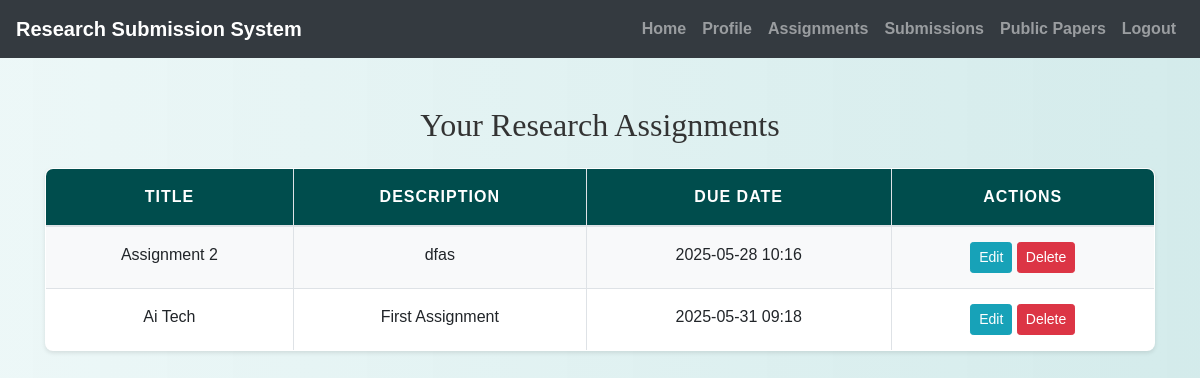
/faculty/manage_assignments.php (signed in), run on the app's committed database.
### tables this page shows
CREATE TABLE `researchassignments` (
  `assignment_id` int(11) NOT NULL,
  `title` varchar(255) NOT NULL,
  `description` text DEFAULT NULL,
  `created_by` int(11) NOT NULL,
  `due_date` datetime NOT NULL,
  `created_at` timestamp NOT NULL DEFAULT current_timestamp(),
  `updated_at` timestamp NOT NULL DEFAULT current_timestamp() ON UPDATE current_timestamp()
);

### faculty/manage_assignments.php (the view, shortened to what this page needs)
<?php
include('config.php');
$user_id = $_SESSION["id"];
$stmt = mysqli_prepare($conn, "SELECT assignment_id, title, description, due_date FROM ResearchAssignments WHERE created_by = ? ORDER BY created_at DESC");
mysqli_stmt_bind_param($stmt, "i", $user_id);
mysqli_stmt_execute($stmt);
$result = mysqli_stmt_get_result($stmt);
?>
<!DOCTYPE html>
<html>
<head>
    <link rel="stylesheet" href="https://maxcdn.bootstrapcdn.com/bootstrap/4.5.2/css/bootstrap.min.css">
    <link rel="stylesheet" href="../css/style.css">
</head>
<body>
<?php include('navbar.php'); ?>
<div class="container mt-5 mb-5">
            <h2 class="mb-4">Your Research Assignments</h2>
            <?php if (mysqli_num_rows($result) > 0): ?>
                <table class="table table-bordered">
                    <thead>
                        <tr>
                            <th>Title</th>
                            <th>Description</th>
                            <th>Due Date</th>
                            <th>Actions</th>
                        </tr>
                    </thead>
                    <tbody>
                    <?php while ($row = mysqli_fetch_assoc($result)): ?>
                        <tr>
                            <td><?= htmlspecialchars($row['title']) ?></td>
                            <td><?= htmlspecialchars($row['description']) ?></td>
                            <td><?= date('Y-m-d H:i', strtotime($row['due_date'])) ?></td>
                            <td>
                                <button class="btn btn-sm btn-info" onclick="openEditModal(<?= $row['assignment_id'] ?>, '<?= htmlspecialchars(addslashes($row['title'])) ?>', '<?= htmlspecialchars(addslashes($row['description'])) ?>', '<?= date('Y-m-d\TH:i', strtotime($row['due_date'])) ?>')">Edit</button>
                                <a href="?delete=<?= $row['assignment_id'] ?>" onclick="return confirm('Are you sure you want to delete this assignment?');" class="btn btn-sm btn-danger">Delete</a>
                            </td>
                        </tr>
                    <?php endwhile; ?>
                    </tbody>
                </table>
            <?php else: ?>
                <p>No assignments found.</p>
            <?php endif; ?>
        </div>
</body>
</html>

### css/style.css (style rules this page uses)
body { background: linear-gradient(90deg, rgba(233, 246, 246, 0.831), rgba(207, 233, 233, 0.9)); font-family: 'Arial', sans-serif; color: #333; line-height: 1.6; }
h1, h2, h3, h4 { text-align: center; margin-top: 30px; margin-bottom: 30px; font-family: 'Georgia', serif; }
.container { margin-bottom: 40px; }
.table { width: 100%; border-collapse: collapse; margin-top: 20px; font-size: 16px; background-color: #ffffff; border-radius: 8px; overflow: hidden; box-shadow: 0 2px 4px rgba(0, 0, 0, 0.1); }
.table th, .table td { padding: 15px; border: 1px solid #dee2e6; text-align: center; }
.table thead th { background-color: #004d4d; color: white; font-weight: bold; text-transform: uppercase; letter-spacing: 1px; }
.table tbody tr:nth-child(odd) { background-color: #f8f9fa; }
a { color: #006666; text-decoration: none; font-weight: bold; }

### data on the page
researchassignments: title "Assignment 2", description "dfas", due_date "2025-05-28 10:16"
researchassignments: title "Ai Tech", description "First Assignment", due_date "2025-05-31 09:18"
